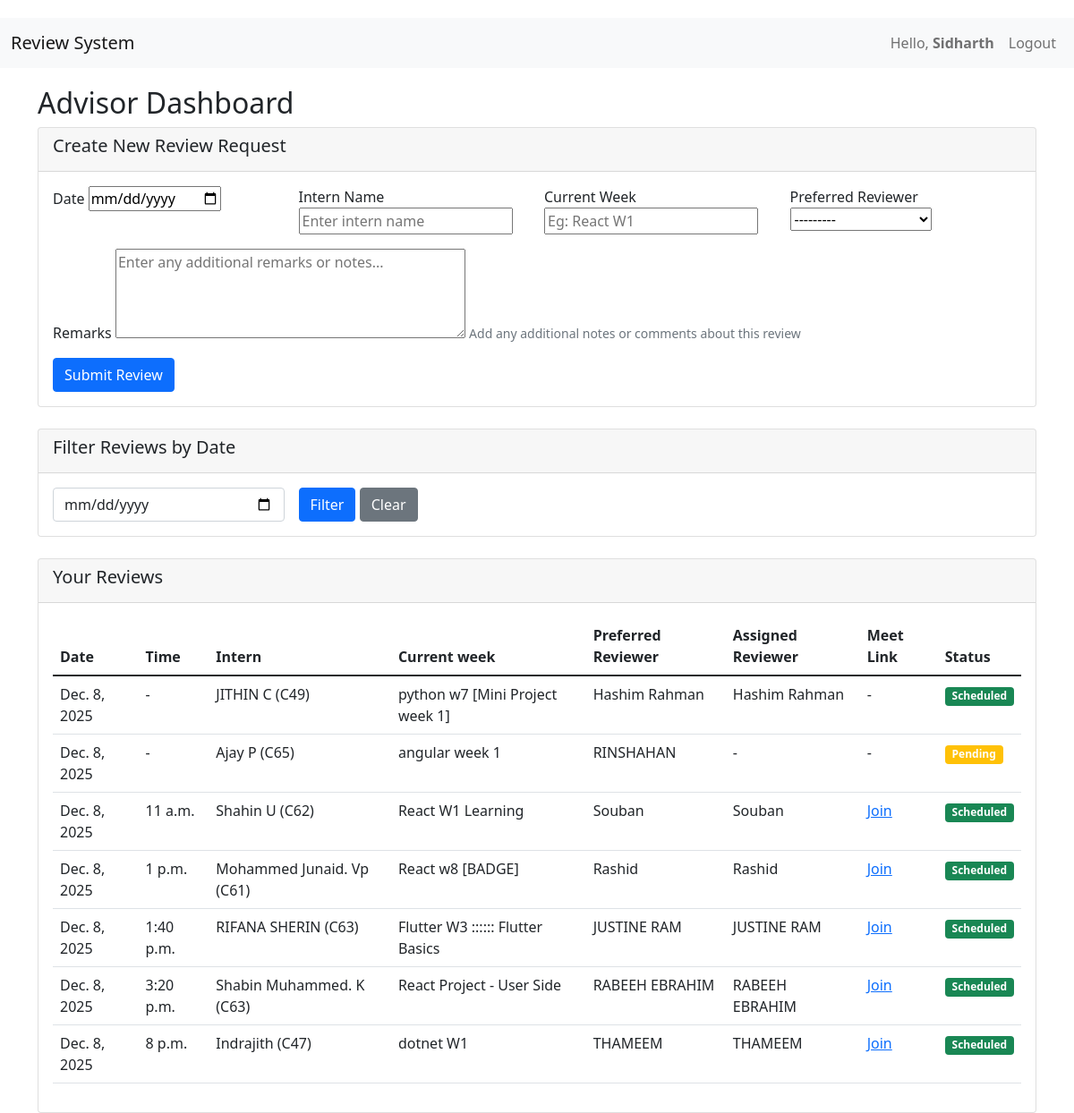
The app's page / (signed in), older data.
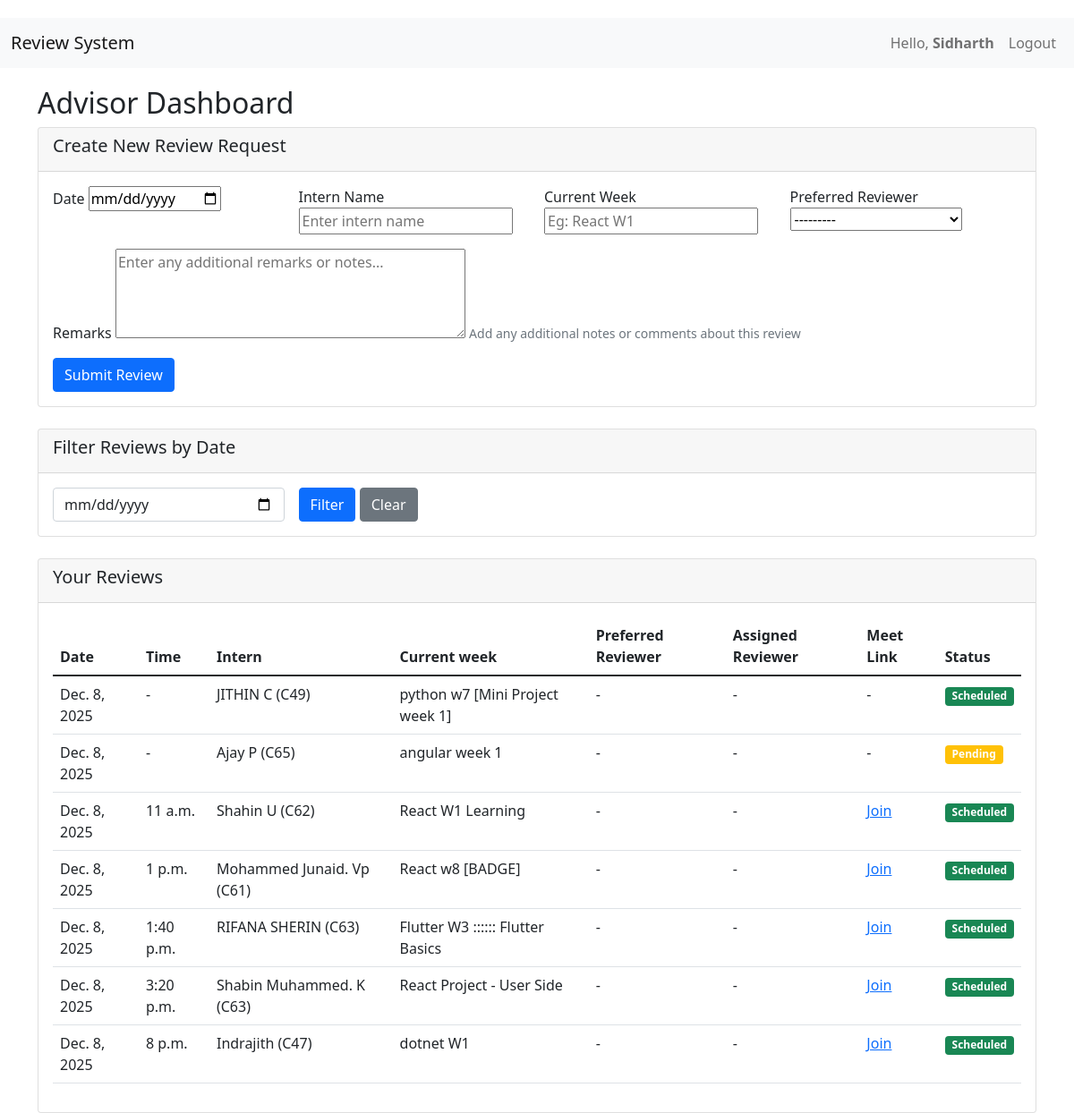
The same page, newer data.
### reviews/models.py (models this page shows, shortened)
class Review(models.Model):
    STATUS_CHOICES = [
        ('pending', 'Pending'),
        ('scheduled', 'Scheduled'),
        ('completed', 'Completed'),
        ('cancelled', 'Cancelled'),
    ]
    date = models.DateField()
    start_time = models.TimeField(null=True, blank=True)
    google_meet_link = models.URLField(blank=True)
    intern_name = models.CharField(max_length=100)
    lesson_name = models.CharField(max_length=200)
    preferred_reviewer = models.ForeignKey(Reviewer, on_delete=models.SET_NULL,
                                         null=True, blank=True, related_name='preferred_reviews')
    assigned_reviewer = models.ForeignKey(Reviewer, on_delete=models.SET_NULL,
                                        null=True, blank=True, related_name='assigned_reviews')
    status = models.CharField(max_length=20, choices=STATUS_CHOICES, default='pending')
    created_by = models.ForeignKey(User, on_delete=models.SET_NULL, null=True)
    created_at = models.DateTimeField(auto_now_add=True)
    remarks = models.TextField(blank=True, null=True, help_text="Additional comments or notes about the review")
    class Meta:
        ordering = ['date', 'start_time']

class Reviewer(models.Model):
    name = models.CharField(max_length=100)
    stack = models.CharField(max_length=100, blank=True)
    def __str__(self):
        return self.name

### reviews/views.py (the view)
# urls.py: path('', views.dashboard, name='dashboard'),
@login_required
def dashboard(request):
    if request.user.is_staff:
        return coordinator_dashboard(request)
    else:
        return advisor_dashboard(request)

### reviews/forms.py
class AdvisorReviewForm(forms.ModelForm):
    class Meta:
        model = Review
        fields = ['date', 'intern_name', 'lesson_name', 'preferred_reviewer', 'remarks']
        widgets = {
            'date': forms.DateInput(attrs={'type': 'date'}),
            'intern_name': forms.TextInput(attrs={'placeholder': 'Enter intern name'}),
            'lesson_name': forms.TextInput(attrs={'placeholder': 'Eg: React W1'}),
            'remarks': forms.Textarea(attrs={
                'placeholder': 'Enter any additional remarks or notes...',
                'rows': 3,
                'style': 'resize: vertical; min-height: 100px;'
            }),
        }

### reviews/views.py (called while the page is built)
@login_required
def advisor_dashboard(request):
    date_filter = request.GET.get('date', '')
    reviews = Review.objects.filter(created_by=request.user)
    if date_filter:
        reviews = reviews.filter(date=date_filter)
    if request.method == 'POST':
        form = AdvisorReviewForm(request.POST)
        if form.is_valid():
            review = form.save(commit=False)
            review.created_by = request.user
            review.save()
            return redirect('dashboard')
    else:
        form = AdvisorReviewForm()
    return render(request, 'advisor/dashboard.html', {
        'reviews': reviews,
        'form': form,
        'date_filter': date_filter,
    })

### templates/advisor/dashboard.html (shortened to what this page needs)
{% extends 'base.html' %}
{% block content %}
<div class="row">
    <div class="col-md-12">
        <h2>Advisor Dashboard</h2>
        <div class="card mb-4">
            <div class="card-header">
                <h5>Create New Review Request</h5>
            </div>
            <div class="card-body">
    <form method="post">
        <div class="row g-3">
            <div class="col-md-3">
                <label>Date</label>
                {{ form.date }}
            </div>
            <div class="col-md-3">
                <label>Intern Name</label>
                {{ form.intern_name }}
            </div>
            <div class="col-md-3">
                <label>Current Week</label>
                {{ form.lesson_name }}
            </div>
            <div class="col-md-3">
                <label>Preferred Reviewer</label>
                {{ form.preferred_reviewer }}
            </div>
            <div class="col-12">
                <label>Remarks</label>
                {{ form.remarks }}
                <small class="form-text text-muted">Add any additional notes or comments about this review</small>
            </div>
            <div class="col-12">
                <button type="submit" class="btn btn-primary">Submit Review</button>
            </div>
        </div>
    </form>
</div>
        </div>
        <div class="card mb-4">
            <div class="card-header">
                <h5>Filter Reviews by Date</h5>
            </div>
            <div class="card-body">
                <form method="get" class="row g-3">
                    <div class="col-md-3">
                        <input type="date" name="date" class="form-control" value="{{ date_filter }}">
                    </div>
                    <div class="col-md-3">
                        <button type="submit" class="btn btn-primary">Filter</button>
                        <a href="{% url 'dashboard' %}" class="btn btn-secondary">Clear</a>
                    </div>
                </form>
            </div>
        </div>
        <div class="card">
            <div class="card-header">
                <h5>Your Reviews</h5>
            </div>
            <div class="card-body">
                <table class="table table-hover">
    <thead>
        <tr>
            <th>Date</th>
            <th>Time</th>
            <th>Intern</th>
            <th>Current week</th>
            <th>Preferred Reviewer</th>
            <th>Assigned Reviewer</th>
            <th>Meet Link</th>
            <th>Status</th>
        </tr>
    </thead>
    <tbody>
        {% for review in reviews %}
        <tr>
             <td>{{ review.date }}</td>
            <td>{{ review.start_time|default:"-" }}</td>
            <td>{{ review.intern_name }}</td>
            <td>{{ review.lesson_name }}</td>
            <td>{{ review.preferred_reviewer.name|default:"-" }}</td>
            <td>{{ review.assigned_reviewer.name|default:"-" }}</td>
            <td>
                {% if review.google_meet_link %}
                <a href="{{ review.google_meet_link }}" target="_blank">Join</a>
                {% else %}-{% endif %}
            </td>
            <td>
                <span class="badge bg-{% if review.status == 'scheduled' %}success{% elif review.status == 'pending' %}warning{% elif review.status == 'completed' %}info{% else %}secondary{% endif %}">
                    {{ review.get_status_display }}
                </span>
            </td>
        </tr>
        {% empty %}
        <tr>
            <td colspan="8" class="text-center">No reviews found</td>
        </tr>
        {% endfor %}
    </tbody>
</table>
            </div>
        </div>
    </div>
</div>
{% endblock %}

### templates/base.html (shortened to what this page needs)
<!DOCTYPE html>
<html lang="en">
<head>
    <link href="https://cdn.jsdelivr.net/npm/bootstrap@5.1.3/dist/css/bootstrap.min.css" rel="stylesheet">
</head>
<body>
    <nav class="navbar navbar-expand-lg navbar-light bg-light">
        <div class="container-fluid">
            <a class="navbar-brand" href="{% url 'dashboard' %}">Review System</a>
            <div class="navbar-nav ms-auto ">
                {% if user.is_authenticated %}
                    <span class="nav-item nav-link">Hello, <b>{{ user.first_name|default:user.username }}</b></span>
                    <a class="nav-link" href="{% url 'logout' %}">Logout</a>
                {% else %}
                    <a class="nav-link" href="{% url 'login' %}">Login</a>
                    <a class="nav-link" href="{% url 'register' %}">Register</a>
                {% endif %}
            </div>
        </div>
    </nav>
    <div class="container">
        {% block content %}{% endblock %}
    </div>
</body>
</html>

### templates/base.html (style rules this page uses)
body { padding-top: 20px; background-image: url("https://www.wsupercars.com/wallpapers-regular/Porsche/2023-Porsche-911-GT3-RS-004-1080.jpg"); background-size: cover; background-position: center; background-repeat: no-repeat; }
.navbar { margin-bottom: 20px; }

Row changes from the older to the newer data that the page shows:
changed Review "JITHIN C (C49)": preferred_reviewer.name "Hashim Rahman" → "-"; assigned_reviewer.name "Hashim Rahman" → "-"
changed Review "Ajay P (C65)": preferred_reviewer.name "RINSHAHAN" → "-"
changed Review "Shahin U (C62)": preferred_reviewer.name "Souban" → "-"; assigned_reviewer.name "Souban" → "-"
changed Review "Mohammed Junaid. Vp (C61)": preferred_reviewer.name "Rashid" → "-"; assigned_reviewer.name "Rashid" → "-"
changed Review "RIFANA SHERIN (C63)": preferred_reviewer.name "JUSTINE RAM" → "-"; assigned_reviewer.name "JUSTINE RAM" → "-"
changed Review "Shabin Muhammed. K (C63)": preferred_reviewer.name "RABEEH EBRAHIM" → "-"; assigned_reviewer.name "RABEEH EBRAHIM" → "-"
changed Review "Indrajith (C47)": preferred_reviewer.name "THAMEEM" → "-"; assigned_reviewer.name "THAMEEM" → "-"
